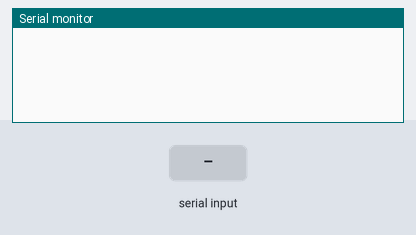
A sketch run on a simulated Arduino Uno, built with avr-gcc and run on an emulated ATmega328P. On the bench: the last lines printed to the serial monitor. The test bench sets the inputs (shaded band).

Above: at 1.2 s.
1.3 s: "." received over Serial
At 1.9 s:
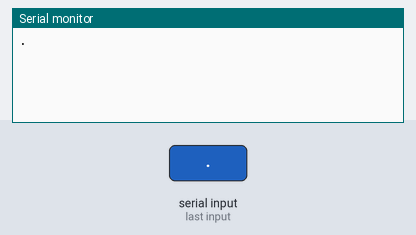
2.8 s: "!" received over Serial
At 4.0 s:
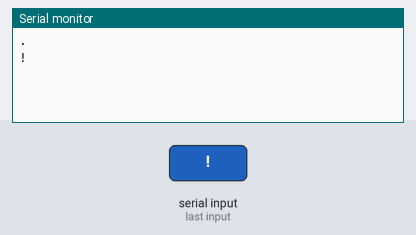
4.3 s: "?" received over Serial
At 5.4 s:
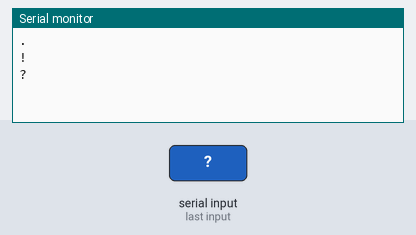

Measured:
- after the input at 1.3 s, the serial monitor: prints a new line at once (image 1)
- after the input at 2.8 s, the serial monitor: prints a new line at once (image 2)
- after the input at 4.3 s, the serial monitor: prints a new line at once (image 3)

The sketch:

veta.ino
```cpp
#define DELKA	32

char veta[DELKA];
byte i;

void setup() {
  Serial.begin(9600);
}

void loop() {
  if (Serial.available()) {
    veta[i] = Serial.read();
    if (veta[i] == '.' || veta[i] == '!' || veta[i] == '?') {
      vypis_vetu();
      i = 0;
    } else {
      if (i < (DELKA - 1)) i++;
      else {
        Serial.println("Veta je prilis dlouha.");
        vypis_vetu();
        i = 0;
      }
    }
  }
}

void vypis_vetu() {
  for (int j = 0; j <= i; j++) {
    Serial.write(veta[j]);
  }
  Serial.println();
}
```
